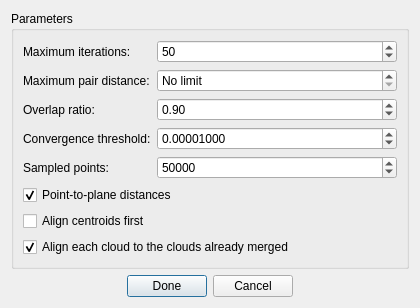
<?xml version='1.0' encoding='UTF-8'?>
<ui version="4.0">
 <class>IcpDialog</class>
 <widget class="QDialog" name="IcpDialog">
  <property name="minimumSize">
   <size>
    <width>420</width>
    <height>0</height>
   </size>
  </property>
  <property name="geometry">
   <rect>
    <x>0</x>
    <y>0</y>
    <width>360</width>
    <height>290</height>
   </rect>
  </property>
  <property name="windowTitle">
   <string>ICP: Iterative Closest Point</string>
  </property>
  <property name="modal">
   <bool>true</bool>
  </property>
  <layout class="QVBoxLayout" name="verticalLayout">
   <item>
    <widget class="QGroupBox" name="section_group">
     <property name="title">
      <string>Parameters</string>
     </property>
     <layout class="QVBoxLayout" name="section_layout">
      <item>
       <layout class="QFormLayout" name="parameters_layout">
        <property name="fieldGrowthPolicy">
         <enum>QFormLayout::AllNonFixedFieldsGrow</enum>
        </property>
        <item row="0" column="0">
         <widget class="QLabel" name="max_iterations_label">
          <property name="text">
           <string>Maximum iterations:</string>
          </property>
         </widget>
        </item>
        <item row="0" column="1">
         <widget class="QSpinBox" name="max_iterations_spin">
          <property name="toolTip">
           <string>Maximum number of transform updates per point cloud</string>
          </property>
          <property name="minimum">
           <number>1</number>
          </property>
          <property name="maximum">
           <number>10000</number>
          </property>
          <property name="value">
           <number>50</number>
          </property>
         </widget>
        </item>
        <item row="1" column="0">
         <widget class="QLabel" name="max_distance_label">
          <property name="text">
           <string>Maximum pair distance:</string>
          </property>
         </widget>
        </item>
        <item row="1" column="1">
         <widget class="QDoubleSpinBox" name="max_distance_spin">
          <property name="toolTip">
           <string>Closest-point pairs farther apart than this distance (in cloud units) are ignored; 0 means no limit</string>
          </property>
          <property name="specialValueText">
           <string>No limit</string>
          </property>
          <property name="decimals">
           <number>3</number>
          </property>
          <property name="maximum">
           <double>1000000.000000000000000</double>
          </property>
          <property name="singleStep">
           <double>0.500000000000000</double>
          </property>
         </widget>
        </item>
        <item row="2" column="0">
         <widget class="QLabel" name="overlap_ratio_label">
          <property name="text">
           <string>Overlap ratio:</string>
          </property>
         </widget>
        </item>
        <item row="2" column="1">
         <widget class="QDoubleSpinBox" name="overlap_ratio_spin">
          <property name="toolTip">
           <string>Fraction of the closest pairs used in each iteration; lower it when the clouds only overlap partially</string>
          </property>
          <property name="decimals">
           <number>2</number>
          </property>
          <property name="minimum">
           <double>0.050000000000000</double>
          </property>
          <property name="maximum">
           <double>1.000000000000000</double>
          </property>
          <property name="singleStep">
           <double>0.050000000000000</double>
          </property>
          <property name="value">
           <double>0.900000000000000</double>
          </property>
         </widget>
        </item>
        <item row="3" column="0">
         <widget class="QLabel" name="convergence_label">
          <property name="text">
           <string>Convergence threshold:</string>
          </property>
         </widget>
        </item>
        <item row="3" column="1">
         <widget class="QDoubleSpinBox" name="convergence_spin">
          <property name="toolTip">
           <string>Stops when the relative change of the RMS error between iterations falls below this value</string>
          </property>
          <property name="decimals">
           <number>8</number>
          </property>
          <property name="maximum">
           <double>1.000000000000000</double>
          </property>
          <property name="singleStep">
           <double>0.000010000000000</double>
          </property>
          <property name="value">
           <double>0.000010000000000</double>
          </property>
         </widget>
        </item>
        <item row="4" column="0">
         <widget class="QLabel" name="max_source_points_label">
          <property name="text">
           <string>Sampled points:</string>
          </property>
         </widget>
        </item>
        <item row="4" column="1">
         <widget class="QSpinBox" name="max_source_points_spin">
          <property name="toolTip">
           <string>Random points of each cloud used to estimate its transform; the whole cloud is still moved. 0 uses every point</string>
          </property>
          <property name="specialValueText">
           <string>All</string>
          </property>
          <property name="maximum">
           <number>1000000000</number>
          </property>
          <property name="singleStep">
           <number>10000</number>
          </property>
          <property name="value">
           <number>50000</number>
          </property>
         </widget>
        </item>
        <item row="5" column="0" colspan="2">
         <widget class="QCheckBox" name="point_to_plane_check">
          <property name="toolTip">
           <string>Minimizes the distance to the tangent planes of the target, which converges faster on smooth surfaces</string>
          </property>
          <property name="text">
           <string>Point-to-plane distances</string>
          </property>
          <property name="checked">
           <bool>true</bool>
          </property>
         </widget>
        </item>
        <item row="6" column="0" colspan="2">
         <widget class="QCheckBox" name="align_centroids_check">
          <property name="toolTip">
           <string>Translates each cloud so its centroid matches the target's before iterating; useful when the clouds start far apart and overlap mostly</string>
          </property>
          <property name="text">
           <string>Align centroids first</string>
          </property>
         </widget>
        </item>
        <item row="7" column="0" colspan="2">
         <widget class="QCheckBox" name="align_to_merged_check">
          <property name="toolTip">
           <string>Aligns each cloud to the first one plus the clouds already registered, so captures that only overlap their neighbors still register</string>
          </property>
          <property name="text">
           <string>Align each cloud to the clouds already merged</string>
          </property>
          <property name="checked">
           <bool>true</bool>
          </property>
         </widget>
        </item>
       </layout>
      </item>
     </layout>
    </widget>
   </item>
   <item>
    <spacer name="vertical_spacer">
     <property name="orientation">
      <enum>Qt::Vertical</enum>
     </property>
     <property name="sizeHint" stdset="0">
      <size>
       <width>20</width>
       <height>0</height>
      </size>
     </property>
    </spacer>
   </item>
   <item>
    <layout class="QHBoxLayout" name="button_layout">
     <item>
      <spacer name="button_spacer">
       <property name="orientation">
        <enum>Qt::Horizontal</enum>
       </property>
       <property name="sizeHint" stdset="0">
        <size>
         <width>40</width>
         <height>20</height>
        </size>
       </property>
      </spacer>
     </item>
     <item>
      <widget class="QPushButton" name="done_button">
       <property name="text">
        <string>Done</string>
       </property>
       <property name="default">
        <bool>true</bool>
       </property>
      </widget>
     </item>
     <item>
      <widget class="QPushButton" name="cancel_button">
       <property name="text">
        <string>Cancel</string>
       </property>
      </widget>
     </item>
     <item>
      <spacer name="horizontalSpacer">
       <property name="orientation">
        <enum>Qt::Horizontal</enum>
       </property>
       <property name="sizeHint" stdset="0">
        <size>
         <width>40</width>
         <height>20</height>
        </size>
       </property>
      </spacer>
     </item>
    </layout>
   </item>
  </layout>
 </widget>
 <resources />
 <connections />
</ui>
